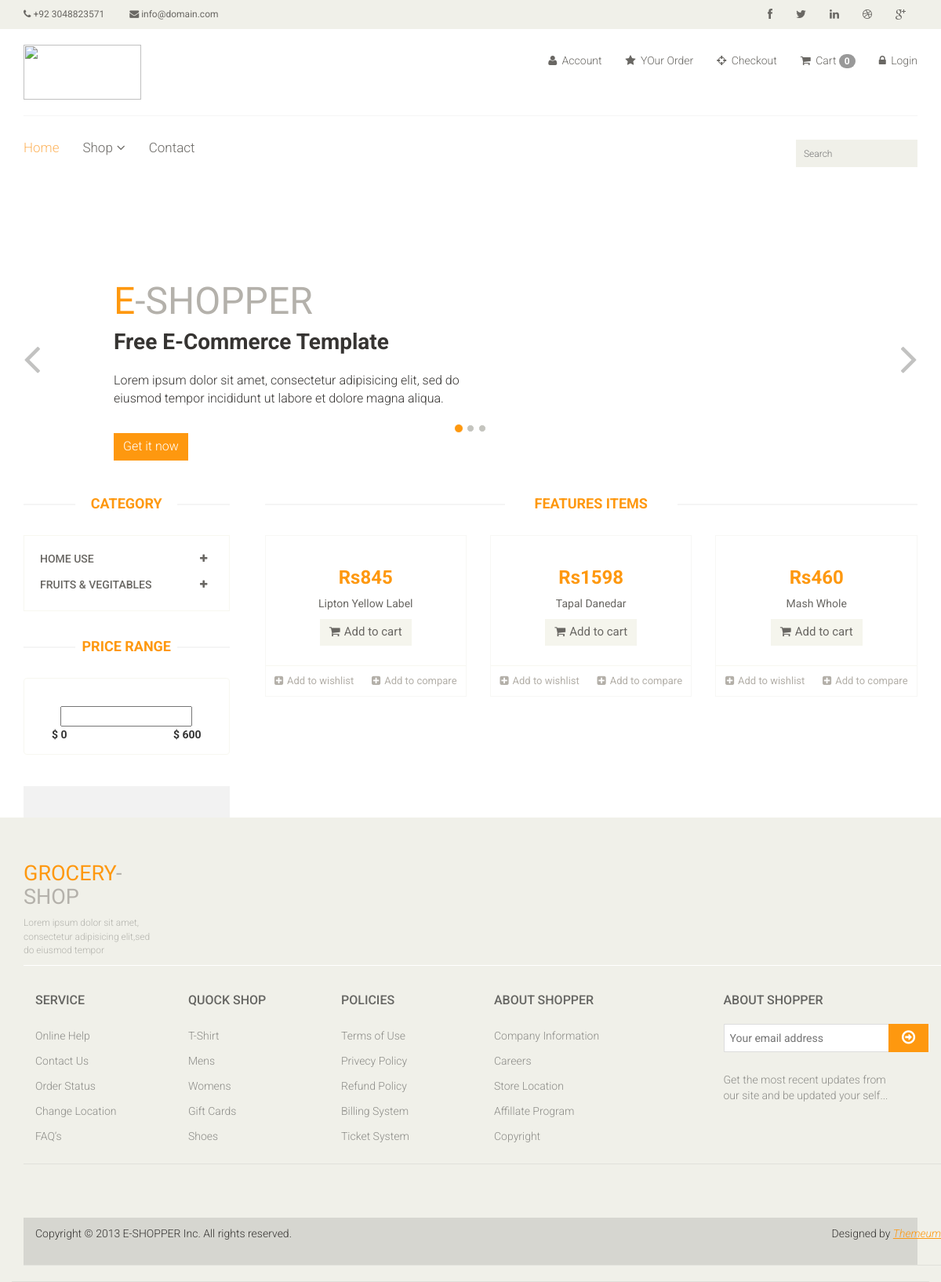
Screenshot of /?category=24 with the database file from the repository.
### app/models.py (models this page shows, shortened)
class Category(models.Model):
    name = models.CharField(max_length=150)

class Product(models.Model):
    Availability = (('In stock','In stock'),('Out of stock','Out of stock'))
    category = models.ForeignKey(Category, on_delete=models.CASCADE,null=False,default='')
    sub_category = models.ForeignKey(Sub_Category, on_delete=models.CASCADE,null=False,default='')
    image = models.ImageField(upload_to='static/pimg')
    name = models.CharField(max_length=150)
    price = models.IntegerField()
    Availability = models.CharField(choices=Availability, null=True,max_length=100)
    date = models.DateField(auto_now_add=True)

### gshop/views.py (the view)
# urls.py: path('',views.index,name='index'),
def index(request):
    category =  Category.objects.all()
    catergoryID = request.GET.get('category')
    if catergoryID:
        product = Product.objects.filter(sub_category=catergoryID)
    else:
            product = Product.objects.all()
    context = {
        'category':category,
        'product':product,
    }
    return render(request, 'index.html',context)

### template/index.html (shortened to what this page needs)
{% extends 'master.html' %}
{% block body %}
<section>
	<section id="slider">
		<div class="container">
			<div class="row">
				<div class="col-sm-12">
					<div id="slider-carousel" class="carousel slide" data-ride="carousel">
						<ol class="carousel-indicators">
							<li data-target="#slider-carousel" data-slide-to="0" class="active"></li>
							<li data-target="#slider-carousel" data-slide-to="1"></li>
							<li data-target="#slider-carousel" data-slide-to="2"></li>
						</ol>
						<div class="carousel-inner">
							<div class="item active">
								<div class="col-sm-6">
									<h1><span>E</span>-SHOPPER</h1>
									<h2>Free E-Commerce Template</h2>
									<p>Lorem ipsum dolor sit amet, consectetur adipisicing elit, sed do eiusmod tempor incididunt ut labore et dolore magna aliqua. </p>
									<button type="button" class="btn btn-default get">Get it now</button>
								</div>
								<div class="col-sm-6">
								</div>
							</div>
						</div>
						<a href="#slider-carousel" class="left control-carousel hidden-xs" data-slide="prev">
							<i class="fa fa-angle-left"></i>
						</a>
						<a href="#slider-carousel" class="right control-carousel hidden-xs" data-slide="next">
							<i class="fa fa-angle-right"></i>
						</a>
					</div>
				</div>
			</div>
		</div>
	</section>
	<div class="container">
		<div class="row">
			<div class="col-sm-3">
				<div class="left-sidebar">
					<h2>Category</h2>
					<div class="panel-group category-products" id="accordian">
						{% for cat in category%}
						<div class="panel panel-default">
							<div class="panel-heading">
								<h4 class="panel-title">
									<a data-toggle="collapse" data-parent="#accordian" href="#{{cat.id}}">
										<span class="badge pull-right"><i class="fa fa-plus"></i></span>
										{{cat.name}}
									</a>
								</h4>
							</div>
						</div>
						{% endfor%}
					</div>
					<div class="price-range">
						<h2>Price Range</h2>
						<div class="well text-center">
							 <input type="text" class="span2" value="" data-slider-min="0" data-slider-max="600" data-slider-step="5" data-slider-value="[250,450]" id="sl2" ><br />
							 <b class="pull-left">$ 0</b> <b class="pull-right">$ 600</b>
						</div>
					</div>
					<div class="shipping text-center">
					</div>
				</div>
			</div>
			<div class="col-sm-9 padding-right">
				<div class="features_items">
					<h2 class="title text-center">Features Items</h2>
					{% for proud in product %}
					<div class="col-sm-4">
						<div class="product-image-wrapper">
							<div class="single-products">
									<div class="productinfo text-center">
										<h2>Rs{{proud.price}}</h2>
										<p>{{proud.name}}</p>
										<a href="{% url 'cart_add' proud.id %}" class="btn btn-default add-to-cart"><i class="fa fa-shopping-cart"></i>Add to cart</a>
									</div>
									<div class="product-overlay">
										<div class="overlay-content">
										</div>
									</div>
							</div>
							<div class="choose">
								<ul class="nav nav-pills nav-justified">
									<li><a href="#"><i class="fa fa-plus-square"></i>Add to wishlist</a></li>
									<li><a href="#"><i class="fa fa-plus-square"></i>Add to compare</a></li>
								</ul>
							</div>
						</div>
					</div>
					{% endfor%}
				</div>
			</div>
		</div>
	</div>
</section>
{% endblock %}

### static/css/main.css (style rules this page uses)
body { font-family: 'Roboto', sans-serif; background:; position: relative; font-weight:400px; }
ul li { list-style: none; }
a { -webkit-transition: 300ms; -moz-transition: 300ms; -o-transition: 300ms; transition: 300ms; }
h1, h2, h3, h4, h5, h6 { font-family: 'Roboto', sans-serif; }
#slider { padding-bottom: 45px; }
.carousel-indicators li { background: #C4C4BE; }
.carousel-indicators li.active { background: #FE980F; }
.item { padding-left: 100px; }
.item h1 { color: #B4B1AB; font-family: abel; font-size: 48px; margin-top: 115px; }
.item h1 span { color:#FE980F; }
.item h2 { color: #363432; font-family: 'Roboto', sans-serif; font-size: 28px; font-weight: 700; margin-bottom: 22px; margin-top: 10px; }
.item p { color:#363432; font-size:16px; font-weight:300; font-family: 'Roboto', sans-serif; }
.get { background: #FE980F; border: 0 none; border-radius: 0; color: #FFFFFF; font-family: 'Roboto', sans-serif; font-size: 16px; font-weight: 300; margin-top: 23px; }
.control-carousel { position: absolute; top: 50%; font-size: 60px; color: #C2C2C1; }
.right { right: 0; }
.category-products { border: 1px solid #F7F7F0; margin-bottom: 35px; padding-bottom: 20px; padding-top: 15px; }
.left-sidebar h2, .brands_products h2 { color: #FE980F; font-family: 'Roboto', sans-serif; font-size: 18px; font-weight: 700; margin: 0 auto 30px; text-align: center; text-transform: uppercase; position: relative; z-index:3; }
.left-sidebar h2:after, h2.title:after { content: " "; position: absolute; border: 1px solid #f5f5f5; bottom:8px; left: 0; width: 100%; height: 0; z-index: -2; }
.left-sidebar h2:before { content: " "; position: absolute; background: #fff; bottom: -6px; width: 130px; height: 30px; z-index: -1; left: 50%; margin-left: -65px; }
h2.title:before { content: " "; position: absolute; background: #fff; bottom: -6px; width: 220px; height: 30px; z-index: -1; left: 50%; margin-left: -110px; }
.category-products .panel { background-color: #FFFFFF; border: 0px; border-radius: 0px; box-shadow:none; margin-bottom: 0px; }
.category-products .panel-default .panel-heading { background-color: #FFFFFF; border: 0 none; color: #FFFFFF; padding: 5px 20px; }
.category-products .panel-default .panel-heading .panel-title a { color: #696763; font-family: 'Roboto', sans-serif; font-size: 14px; text-decoration: none; text-transform: uppercase; }
.category-products .badge { background:none; border-radius: 10px; color: #696763; display: inline-block; font-size: 12px; font-weight: bold; line-height: 1; min-width: 10px; padding: 3px 7px; text-align: center; vertical-align: baseline; white-space: nowrap; }
.shipping { background-color: #F2F2F2; margin-top: 40px; overflow: hidden; padding-top: 20px; position: relative; }
.price-range { margin-top:30px; }
.well { background-color: #FFFFFF; border: 1px solid #F7F7F0; border-radius: 4px; box-shadow: none; margin-bottom: 20px; min-height: 20px; padding: 35px; }
.padding-right { padding-right: 0; }
.features_items { overflow:hidden; }
h2.title { color: #FE980F; font-family: 'Roboto', sans-serif; font-size: 18px; font-weight: 700; margin: 0 15px; text-transform: uppercase; margin-bottom: 30px; position: relative; }
.product-image-wrapper { border:1px solid #F7F7F5; overflow: hidden; margin-bottom:30px; }
.single-products { position: relative; }
.productinfo h2 { color: #FE980F; font-family: 'Roboto', sans-serif; font-size: 24px; font-weight: 700; }
.productinfo p { font-family: 'Roboto', sans-serif; font-size: 14px; font-weight: 400; color: #696763; }
.productinfo { position:relative; }
.product-overlay { background:#FE980F; top: 0; display: none; height: 0; position: absolute; transition: height 500ms ease 0s; width: 100%; display: block; opacity:; }
.product-overlay .overlay-content { bottom: 0; position: absolute; bottom: 0; text-align: center; width: 100%; }
.add-to-cart { background:#F5F5ED; border: 0 none; border-radius: 0; color: #696763; font-family: 'Roboto', sans-serif; font-size: 15px; margin-bottom: 25px; }
.add-to-cart i { margin-right:5px; }
.choose { border-top: 1px solid #F7F7F0; }
.choose ul li a { color: #B3AFA8; font-family: 'Roboto', sans-serif; font-size: 13px; padding-left: 0; padding-right: 0; }
.choose ul li a i { margin-right:5px; }

### rows the page displays
Category: name "HOME USE"
Category: name "FRUITS & VEGITABLES"
Product: price "845", name "Lipton Yellow Label"
Product: price "1598", name "Tapal Danedar"
Product: price "460", name "Mash Whole"

### other values shown
{{ request.session.cart|length }} "0"
